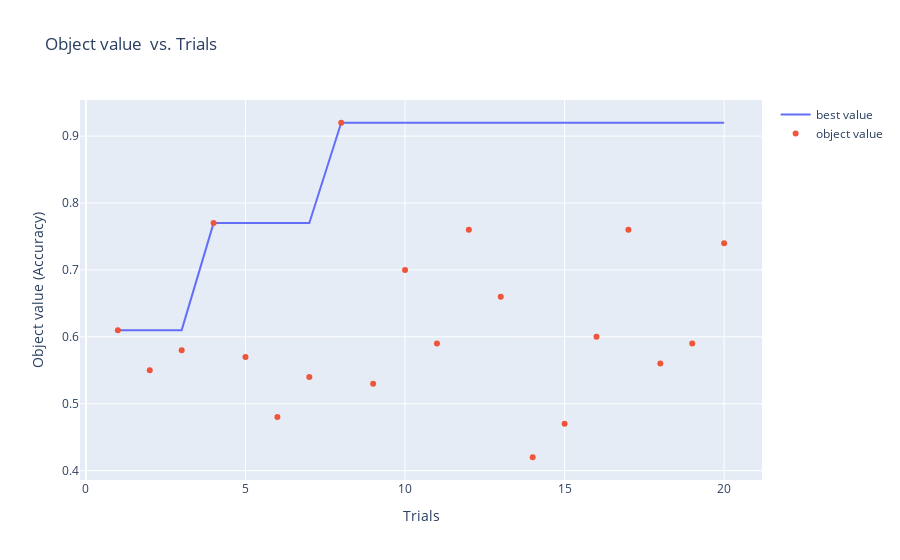

The notebook cell this image was saved under:
### Code cell
# Draw the history plot based on the trials information and the number of trials.
Trails_history(trials_info,20)

### Figure 1 — Plotly figure (JSON) as saved in the notebook; plotly's stock layout.template omitted (floating-point values rounded to 4 significant figures)
{"data": [{"mode": "lines", "name": "best value", "type": "scatter", "x": [1, 2, 3, 4, 5, 6, 7, 8, 9, 10, 11, 12, 13, 14, 15, 16, 17, 18, 19, 20], "y": [0.61, 0.61, 0.61, 0.77, 0.77, 0.77, 0.77, 0.92, 0.92, 0.92, 0.92, 0.92, 0.92, 0.92, 0.92, 0.92, 0.92, 0.92, 0.92, 0.92]}, {"mode": "markers", "name": "object value", "type": "scatter", "x": [1, 2, 3, 4, 5, 6, 7, 8, 9, 10, 11, 12, 13, 14, 15, 16, 17, 18, 19, 20], "y": [0.61, 0.55, 0.58, 0.77, 0.57, 0.48, 0.54, 0.92, 0.53, 0.7, 0.59, 0.76, 0.66, 0.42, 0.47, 0.6, 0.76, 0.56, 0.59, 0.74]}], "layout": {"title": {"text": "Object value  vs. Trials"}, "xaxis": {"title": {"text": "Trials"}}, "yaxis": {"title": {"text": "Object value (Accuracy)"}}}}
